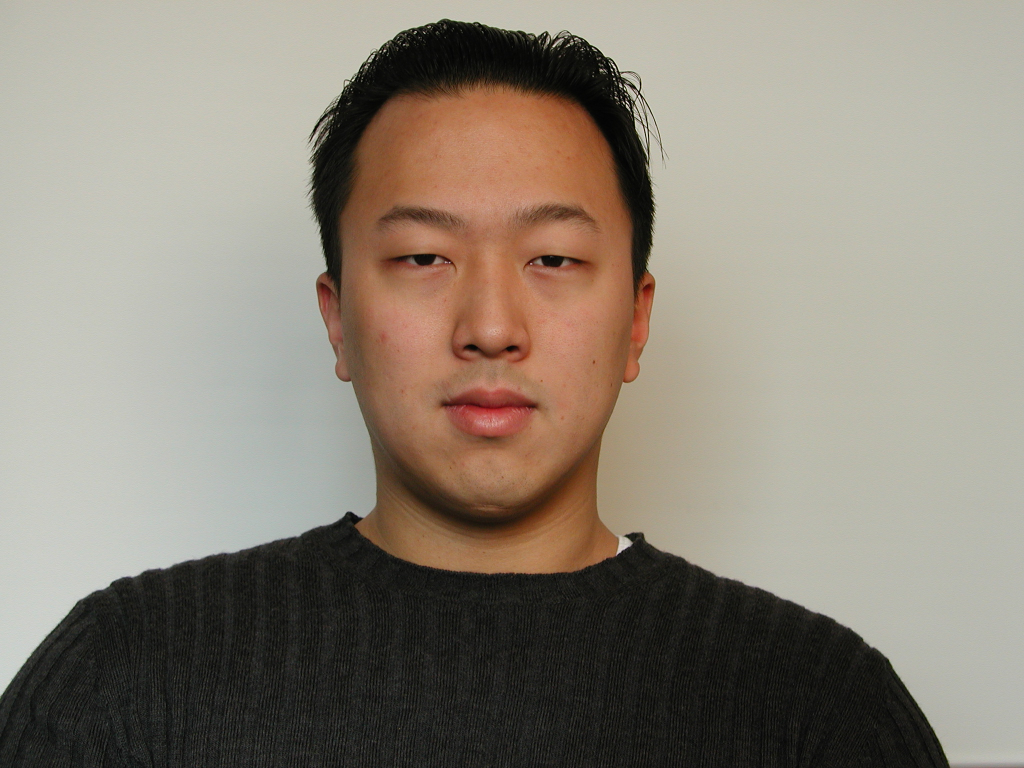
#> input picture skin-detection/images/test_image1.jpg, 2048 x 1536 px (shown at 1/2 size); its folder holds only this picture in this run
$ python skindetector.py   (Python 2 division)
#> lines starting #> are read from the running program, lines starting #| are printed output that depends on the picture; after the words box and inside, x2 and y2 are one past the last pixel; in counts of white or black regions, pixels touching at a corner belong together
#> further down, frame is the input picture: shape (1536, 2048, 3); mean B, G, R 120.4, 132.9, 141.5
### skin-detection/pyimagesearch/imutils.py
# Import the necessary packages
import numpy as np
import cv2

# [23 lines left out: functions translate, rotate, not called in this run]

def resize(image, width = None, height = None, inter = cv2.INTER_AREA):
	# initialize the dimensions of the image to be resized and
	# grab the image size
#> called with width = 400, inter = 3
	dim = None
	(h, w) = image.shape[:2]
#> h = 1536; w = 2048

	# if both the width and height are None, then return the
	# original image
	if width is None and height is None:
		return image

	# check to see if the width is None
	if width is None:
		# calculate the ratio of the height and construct the
		# dimensions
		r = height / float(h)
		dim = (int(w * r), height)

	# otherwise, the height is None
	else:
		# calculate the ratio of the width and construct the
		# dimensions
		r = width / float(w)
#> r = 0.195
		dim = (width, int(h * r))
#> dim = (400, 300)

	# resize the image
	resized = cv2.resize(image, dim, interpolation = inter)
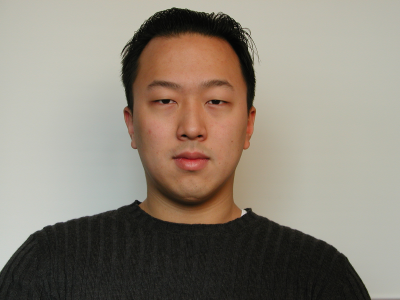
#> resized: shape (300, 400, 3); mean B, G, R 120.4, 132.9, 141.5

	# return the resized image
	return resized

### skin-detection/skindetector.py
# USAGE
# python skindetector.py

# import the necessary packages
from pyimagesearch import imutils
import numpy as np
import argparse
import cv2


# define the upper and lower boundaries of the HSV pixel
# intensities to be considered 'skin'
lower = np.array([0, 48, 80], dtype = "uint8")
upper = np.array([20, 255, 255], dtype = "uint8")

image_dir = "./images/test_image"
numpy_file = "./images/test_image_np"

for i in range(1,7):
	img = image_dir + str(i) + '.jpg'
	frame = cv2.imread(img)

	# resize the frame, convert it to the HSV color space,
	# and determine the HSV pixel intensities that fall into
	# the speicifed upper and lower boundaries
	frame = imutils.resize(frame, width = 400)
	converted = cv2.cvtColor(frame, cv2.COLOR_BGR2HSV)
#> converted: shape (300, 400, 3); mean H, S, V 29.4, 41.5, 142.2
	skinMask = cv2.inRange(converted, lower, upper)
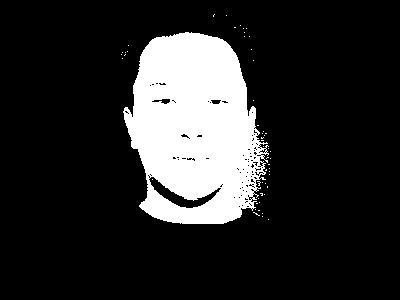
#> skinMask: shape (300, 400); 16.6% white; 53 white regions (52 under 20 px), largest, box (x1, y1, x2, y2) and area: (123, 32, 269, 224) 19871

	# apply a series of erosions and dilations to the mask
	# using an elliptical kernel
	kernel = cv2.getStructuringElement(cv2.MORPH_ELLIPSE, (11, 11))
	skinMask = cv2.erode(skinMask, kernel, iterations = 2)
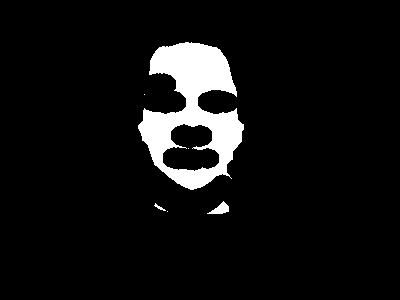
#> skinMask: shape (300, 400); 6.6% white; 6 white regions (3 under 20 px), largest, box (x1, y1, x2, y2) and area: (138, 42, 244, 190) 7713, (207, 201, 229, 214) 145, (154, 203, 166, 211) 30
	skinMask = cv2.dilate(skinMask, kernel, iterations = 2)
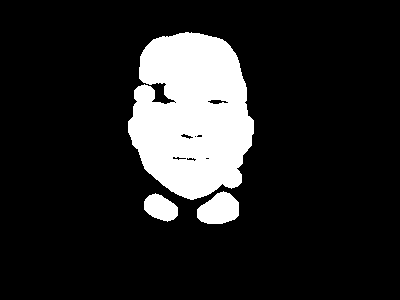
#> skinMask: shape (300, 400); 14.6% white; 3 white regions, box (x1, y1, x2, y2) and area: (128, 32, 254, 200) 15808, (197, 191, 239, 224) 1007, (144, 193, 178, 222) 673

	# blur the mask to help remove noise, then apply the
	# mask to the frame
	skinMask = cv2.GaussianBlur(skinMask, (3, 3), 0)
	skin = cv2.bitwise_and(frame, frame, mask = skinMask)
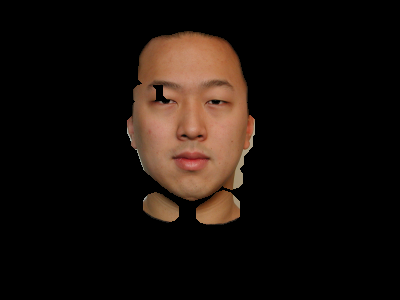
#> skin: shape (300, 400, 3); mean B, G, R 11.5, 16.1, 24.1

	nfile = numpy_file + str(i)

	print img
	print nfile

	np.save(nfile, skin)

	# show the skin in the image along with the mask
	cv2.imshow("images", np.hstack([frame, skin]))
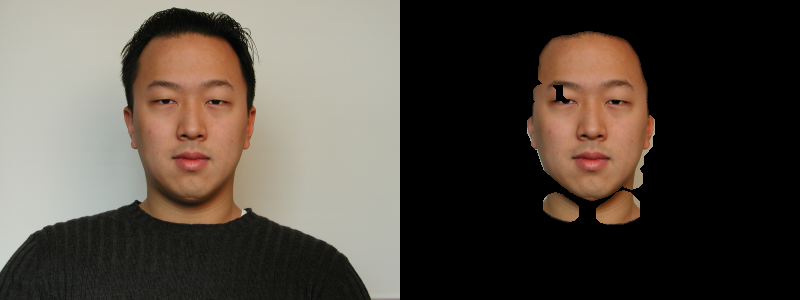
#> window 'images': shape (300, 800, 3); mean B, G, R 66, 74.5, 82.8
#> (the run stopped early here; a loop or call above may not have finished)
